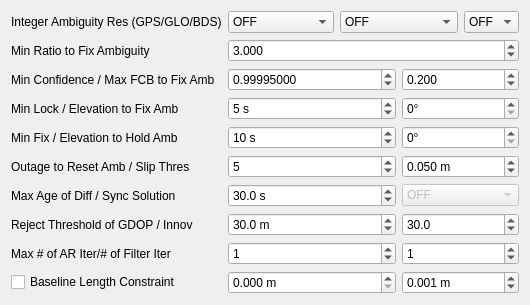
     <widget class="QWidget" name="TabSheet2">
      <property name="toolTip">
       <string/>
      </property>
      <attribute name="title">
       <string>Setting&amp;2</string>
      </attribute>
      <layout class="QGridLayout" name="gridLayout_2">
       <item row="8" column="3" colspan="2">
        <widget class="QDoubleSpinBox" name="ElMaskHold">
         <property name="suffix">
          <string>°</string>
         </property>
         <property name="decimals">
          <number>0</number>
         </property>
         <property name="maximum">
          <double>90.000000000000000</double>
         </property>
        </widget>
       </item>
       <item row="11" column="1" colspan="2">
        <widget class="QSpinBox" name="OutCntResetAmb">
         <property name="maximum">
          <number>100</number>
         </property>
         <property name="value">
          <number>5</number>
         </property>
        </widget>
       </item>
       <item row="11" column="3" colspan="2">
        <widget class="QDoubleSpinBox" name="SlipThres">
         <property name="suffix">
          <string> m</string>
         </property>
         <property name="decimals">
          <number>3</number>
         </property>
         <property name="value">
          <double>0.050000000000000</double>
         </property>
        </widget>
       </item>
       <item row="13" column="1" colspan="2">
        <widget class="QDoubleSpinBox" name="MaxAgeDiff">
         <property name="suffix">
          <string> s</string>
         </property>
         <property name="decimals">
          <number>1</number>
         </property>
         <property name="maximum">
          <double>10000.000000000000000</double>
         </property>
         <property name="value">
          <double>30.000000000000000</double>
         </property>
        </widget>
       </item>
       <item row="17" column="1" colspan="2">
        <widget class="QSpinBox" name="ARIter">
         <property name="value">
          <number>1</number>
         </property>
        </widget>
       </item>
       <item row="14" column="1" colspan="2">
        <widget class="QDoubleSpinBox" name="RejectCode">
         <property name="suffix">
          <string> m</string>
         </property>
         <property name="decimals">
          <number>1</number>
         </property>
         <property name="maximum">
          <double>1000.000000000000000</double>
         </property>
         <property name="value">
          <double>30.000000000000000</double>
         </property>
        </widget>
       </item>
       <item row="14" column="3" colspan="2">
        <widget class="QDoubleSpinBox" name="RejectPhase">
         <property name="decimals">
          <number>1</number>
         </property>
         <property name="maximum">
          <double>1000.000000000000000</double>
         </property>
         <property name="value">
          <double>30.000000000000000</double>
         </property>
        </widget>
       </item>
       <item row="17" column="3" colspan="2">
        <widget class="QSpinBox" name="NumIter">
         <property name="value">
          <number>1</number>
         </property>
        </widget>
       </item>
       <item row="2" column="1" colspan="4">
        <widget class="QDoubleSpinBox" name="ValidThresAR">
         <property name="decimals">
          <number>3</number>
         </property>
         <property name="maximum">
          <double>100.000000000000000</double>
         </property>
         <property name="value">
          <double>3.000000000000000</double>
         </property>
        </widget>
       </item>
       <item row="6" column="3" colspan="2">
        <widget class="QDoubleSpinBox" name="ElMaskAR">
         <property name="suffix">
          <string>°</string>
         </property>
         <property name="decimals">
          <number>0</number>
         </property>
         <property name="maximum">
          <double>90.000000000000000</double>
         </property>
        </widget>
       </item>
       <item row="6" column="1" colspan="2">
        <widget class="QSpinBox" name="LockCntFixAmb">
         <property name="suffix">
          <string> s</string>
         </property>
         <property name="maximum">
          <number>3600</number>
         </property>
         <property name="value">
          <number>5</number>
         </property>
        </widget>
       </item>
       <item row="4" column="1" colspan="2">
        <widget class="QDoubleSpinBox" name="ThresAR2">
         <property name="decimals">
          <number>8</number>
         </property>
         <property name="maximum">
          <double>100.000000000000000</double>
         </property>
         <property name="value">
          <double>0.999950000000000</double>
         </property>
        </widget>
       </item>
       <item row="4" column="3" colspan="2">
        <widget class="QDoubleSpinBox" name="ThresAR3">
         <property name="decimals">
          <number>3</number>
         </property>
         <property name="maximum">
          <double>1000.000000000000000</double>
         </property>
         <property name="value">
          <double>0.200000000000000</double>
         </property>
        </widget>
       </item>
       <item row="19" column="0">
        <widget class="QCheckBox" name="BaselineConst">
         <property name="toolTip">
          <string/>
         </property>
         <property name="text">
          <string>Baseline Length Constraint</string>
         </property>
         <property name="checked">
          <bool>false</bool>
         </property>
        </widget>
       </item>
       <item row="8" column="1" colspan="2">
        <widget class="QSpinBox" name="FixCntHoldAmb">
         <property name="suffix">
          <string> s</string>
         </property>
         <property name="maximum">
          <number>1000</number>
         </property>
         <property name="value">
          <number>10</number>
         </property>
        </widget>
       </item>
       <item row="0" column="0">
        <widget class="QLabel" name="Label25">
         <property name="enabled">
          <bool>true</bool>
         </property>
         <property name="toolTip">
          <string/>
         </property>
         <property name="text">
          <string>Integer Ambiguity Res (GPS/GLO/BDS)</string>
         </property>
        </widget>
       </item>
       <item row="0" column="1">
        <widget class="QComboBox" name="AmbRes">
         <property name="enabled">
          <bool>true</bool>
         </property>
         <property name="toolTip">
          <string/>
         </property>
         <item>
          <property name="text">
           <string>OFF</string>
          </property>
         </item>
         <item>
          <property name="text">
           <string>Continuous</string>
          </property>
         </item>
         <item>
          <property name="text">
           <string>Instantaneous</string>
          </property>
         </item>
         <item>
          <property name="text">
           <string>Fix and Hold</string>
          </property>
         </item>
         <item>
          <property name="text">
           <string>PPP-AR</string>
          </property>
         </item>
        </widget>
       </item>
       <item row="0" column="2" colspan="2">
        <widget class="QComboBox" name="GloAmbRes">
         <property name="enabled">
          <bool>true</bool>
         </property>
         <property name="toolTip">
          <string/>
         </property>
         <item>
          <property name="text">
           <string>OFF</string>
          </property>
         </item>
         <item>
          <property name="text">
           <string>ON</string>
          </property>
         </item>
         <item>
          <property name="text">
           <string>Auto Calibration</string>
          </property>
         </item>
        </widget>
       </item>
       <item row="0" column="4">
        <widget class="QComboBox" name="BdsAmbRes">
         <property name="enabled">
          <bool>true</bool>
         </property>
         <property name="toolTip">
          <string/>
         </property>
         <item>
          <property name="text">
           <string>OFF</string>
          </property>
         </item>
         <item>
          <property name="text">
           <string>ON</string>
          </property>
         </item>
        </widget>
       </item>
       <item row="2" column="0">
        <widget class="QLabel" name="LabelRatio">
         <property name="enabled">
          <bool>true</bool>
         </property>
         <property name="toolTip">
          <string/>
         </property>
         <property name="text">
          <string>Min Ratio to Fix Ambiguity</string>
         </property>
        </widget>
       </item>
       <item row="4" column="0">
        <widget class="QLabel" name="LabelConf">
         <property name="enabled">
          <bool>true</bool>
         </property>
         <property name="toolTip">
          <string/>
         </property>
         <property name="text">
          <string>Min Confidence / Max FCB to Fix Amb</string>
         </property>
        </widget>
       </item>
       <item row="6" column="0">
        <widget class="QLabel" name="Label13">
         <property name="enabled">
          <bool>true</bool>
         </property>
         <property name="toolTip">
          <string/>
         </property>
         <property name="text">
          <string>Min Lock / Elevation to Fix Amb</string>
         </property>
        </widget>
       </item>
       <item row="8" column="0">
        <widget class="QLabel" name="LabelHold">
         <property name="enabled">
          <bool>true</bool>
         </property>
         <property name="toolTip">
          <string/>
         </property>
         <property name="text">
          <string>Min Fix / Elevation to Hold Amb</string>
         </property>
        </widget>
       </item>
       <item row="11" column="0">
        <widget class="QLabel" name="Label22">
         <property name="enabled">
          <bool>true</bool>
         </property>
         <property name="toolTip">
          <string/>
         </property>
         <property name="text">
          <string>Outage to Reset Amb / Slip Thres</string>
         </property>
        </widget>
       </item>
       <item row="13" column="0">
        <widget class="QLabel" name="Label14">
         <property name="enabled">
          <bool>true</bool>
         </property>
         <property name="toolTip">
          <string/>
         </property>
         <property name="text">
          <string>Max Age of Diff / Sync Solution</string>
         </property>
        </widget>
       </item>
       <item row="13" column="3" colspan="2">
        <widget class="QComboBox" name="SyncSol">
         <property name="enabled">
          <bool>false</bool>
         </property>
         <property name="toolTip">
          <string/>
         </property>
         <item>
          <property name="text">
           <string>OFF</string>
          </property>
         </item>
         <item>
          <property name="text">
           <string>ON</string>
          </property>
         </item>
         <item>
          <property name="text">
           <string>Auto Calibration</string>
          </property>
         </item>
        </widget>
       </item>
       <item row="14" column="0">
        <widget class="QLabel" name="Label11">
         <property name="enabled">
          <bool>true</bool>
         </property>
         <property name="toolTip">
          <string/>
         </property>
         <property name="text">
          <string>Reject Threshold of GDOP / Innov</string>
         </property>
        </widget>
       </item>
       <item row="17" column="0">
        <widget class="QLabel" name="Label37">
         <property name="enabled">
          <bool>true</bool>
         </property>
         <property name="toolTip">
          <string/>
         </property>
         <property name="text">
          <string>Max # of AR Iter/# of Filter Iter</string>
         </property>
        </widget>
       </item>
       <item row="19" column="1" colspan="2">
        <widget class="QDoubleSpinBox" name="BaselineLen">
         <property name="suffix">
          <string> m</string>
         </property>
         <property name="decimals">
          <number>3</number>
         </property>
         <property name="maximum">
          <double>10000.000000000000000</double>
         </property>
        </widget>
       </item>
       <item row="19" column="3" colspan="2">
        <widget class="QDoubleSpinBox" name="BaselineSig">
         <property name="suffix">
          <string> m</string>
         </property>
         <property name="decimals">
          <number>3</number>
         </property>
         <property name="value">
          <double>0.001000000000000</double>
         </property>
        </widget>
       </item>
      </layout>
     </widget>
